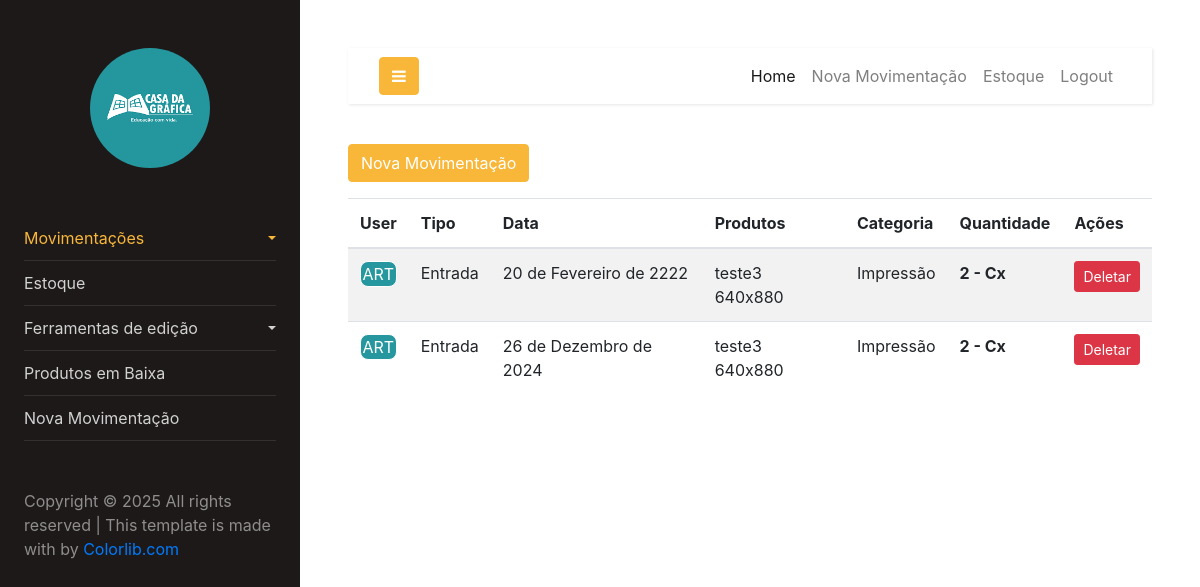
/movimentacoes/ (signed in), run on an earlier commit of the app's database.
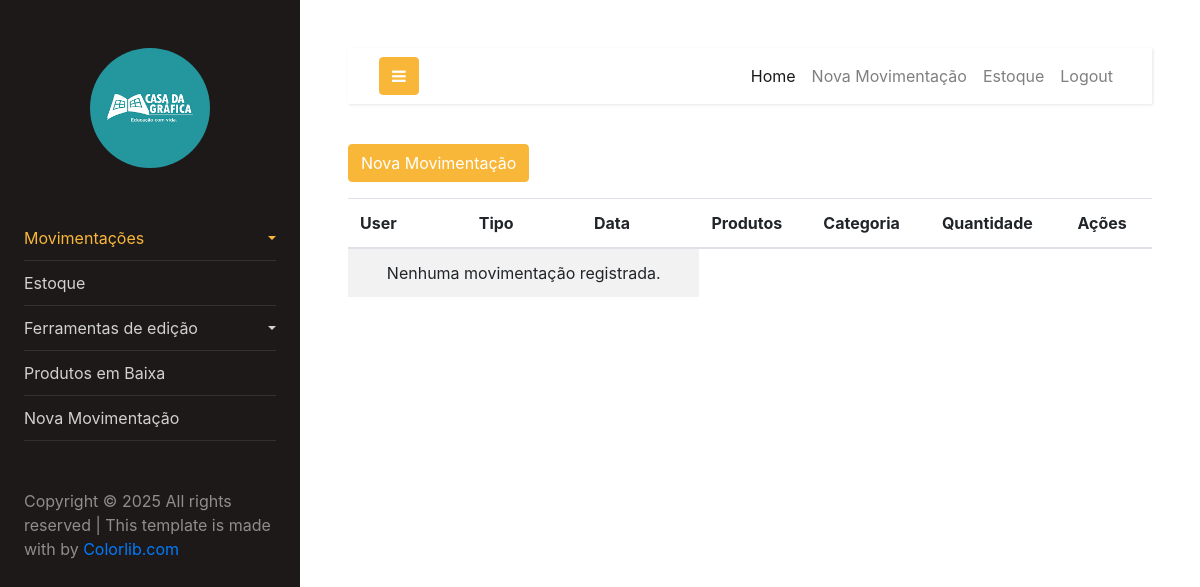
And on a later commit of the database.
### movimentacoes/models.py (models this page shows)
class Movimentacoes(models.Model):
    TIPO_MOVIMENTACAO_CHOICES = [
        ('Entrada', 'Entrada'),
        ('Saída', 'Saída'),
    ]
    tipo_movimentacao = models.CharField(max_length=10, choices=TIPO_MOVIMENTACAO_CHOICES)
    qtde = models.IntegerField()
    data_chegada_saida = models.DateField()  # Certifique-se de que este campo está presente
    data = models.DateField(auto_now_add=True)
    id_empresa = models.ForeignKey(Empresa, on_delete=models.CASCADE)
    id_usuario = models.ForeignKey(User, on_delete=models.CASCADE)
    id_produto = models.ForeignKey(Produto, on_delete=models.CASCADE)

### produto/models.py (models this page shows, shortened)
class Produto(models.Model):
    nome = models.CharField(max_length=255)
    FORMATO = [
        ('640x880', '640x880'),
        ('660x960', '660x960')
    ]
    formato = models.CharField(max_length=255, choices=FORMATO, null=True, blank=True)  # Permite nulo
    estoquemin = models.IntegerField()
    id_categoria = models.ForeignKey(Categoria, on_delete=models.CASCADE)
    id_formato = models.ForeignKey(Formato, on_delete=models.CASCADE)  # Formato está aqui
    unidades = models.IntegerField()
    data_cadastro = models.DateField(auto_now_add=True)

### categoria/models.py (models this page shows)
class Categoria(models.Model):
    categoria = models.CharField(max_length=255)
    img = models.ImageField(upload_to='images/', null=True, blank=True)  # Novo campo de imagem
    data_cadastro = models.DateField(auto_now_add=True)
    def __str__(self):
        return self.categoria

### formato/models.py (models this page shows)
class Formato(models.Model):
    formato = models.CharField(max_length=255)
    data_cadastro = models.DateField(auto_now_add=True)
    def __str__(self):
        return self.formato

### movimentacoes/views.py (the view)
# urls.py: path('movimentacoes/', MovimentacoesListView.as_view(), name='movimentacoes-list'),
class MovimentacoesListView(LoginRequiredMixin, ListView):
    model = Movimentacoes  # Define o modelo usado
    template_name = 'movimentacoes_list.html'
    context_object_name = 'movimentacoes'  # Define o nome do contexto para o template
    def get_queryset(self):
        cache_key = 'movimentacoes_lista'
        movimentacoes = cache.get(cache_key)
        if movimentacoes:
            logger.info("Dados carregados do cache!")
            print("Cache funcionando: Dados carregados do cache!")
        else:
            logger.info("Cache vazio. Consultando o banco de dados.")
            print("Cache vazio: Consultando o banco de dados.")
            movimentacoes = Movimentacoes.objects.order_by("-id")[:20]
            cache.set(cache_key, movimentacoes, timeout=3600)
        return movimentacoes
    def get_context_data(self, **kwargs):
        try:
            context = super().get_context_data(**kwargs)
            context['categorias'] = Categoria.objects.order_by("id").filter(id=True)
            return context
        except Exception as e:
            messages.error(self.request, f"Erro ao carregar movimentações: {str(e)}")
            return {}

### movimentacoes/templates/movimentacoes_list.html (shortened to what this page needs)
{% load static %}
<!DOCTYPE html>
<html lang="pt-br">
  {% include 'components/header/header.html' %}
  <body>
     <a href="{% url 'movimentacoes-create' %}" class="btn btn-primary mb-3">Nova Movimentação</a>
    <div class="table-responsive">
      <table class="table table-striped">
        <thead>
          <tr>
            <th scope="col">User</th>
            <th scope="col">Tipo</th>
            <th scope="col">Data</th>
            <th scope="col">Produtos</th>
            <th scope="col">Categoria</th>
            <th scope="col">Quantidade</th>
            <th scope="col">Ações</th>
          </tr>
        </thead>
        <tbody>
          {% for movimentacao in movimentacoes %}
            <tr>
              <td>
                <div class="user" style="
                border-style: solid;
                border-radius: 8px;
                text-align: center;
                border-width: 0.5px;
                color: white;
                background-color: #26979E;
            ">{{ movimentacao.id_usuario.username|slice:'3'|upper }}</div>
              </td>
              <td>{{ movimentacao.tipo_movimentacao }}</td>
              <td>{{ movimentacao.data_chegada_saida }}</td>
              <td>{{ movimentacao.id_produto.nome }} {{ movimentacao.id_produto.formato|default:'' }}</td>
              <td>{{ movimentacao.id_produto.id_categoria }}</td>
              <td> <strong>{{ movimentacao.qtde }} - {{ movimentacao.id_produto.id_formato }} </strong></td>
              <td>
                <a href="{% url 'movimentacoes-delete' movimentacao.pk %}" class="btn btn-danger btn-sm">Deletar</a>
              </td>
            </tr>
          {% empty %}
            <tr>
              <td colspan="3" class="text-center">Nenhuma movimentação registrada.</td>
            </tr>
          {% endfor %}
        </tbody>
      </table>
    </div>
  </body>
  {% include 'components/footer/footer.html' %}
</html>

### home/templates/components/header/header.html (shortened to what this page needs)
{% load static %}
<!doctype html>
<html lang="pt-br">
<head>
  <link rel="stylesheet" href="{% static 'css/style.css' %}">
  <link rel="stylesheet" href="https://stackpath.bootstrapcdn.com/font-awesome/4.7.0/css/font-awesome.min.css">
  <link href="https://stackpath.bootstrapcdn.com/bootstrap/4.5.2/css/bootstrap.min.css" rel="stylesheet">
</head>
<body>
  <div class="wrapper d-flex align-items-stretch">
    <nav id="sidebar">
      <div class="p-4 pt-5">
        <a href="#" class="img logo rounded-circle mb-5" style="background-image: url('{% static "images/logo.png" %}');"></a>
        <ul class="list-unstyled components mb-5">
          <li class="active">
            <a data-no-loading href="#homeSubmenu" data-toggle="collapse" aria-expanded="false" class="dropdown-toggle">Movimentações</a>
          </li>
          <li>
            <a href="/estoque/">Estoque</a>
          </li>
          <li>
            <a data-no-loading href="#pageSubmenu" data-toggle="collapse" aria-expanded="false" class="dropdown-toggle">Ferramentas de edição</a>
          </li>
          <li>
            <a href="#">Produtos em Baixa</a>
          </li>
          <li>
            <a href="/movimentacoes/novo/">Nova Movimentação</a>
          </li>
        </ul>
        <div class="footer">
          <p>
            Copyright &copy;
            <script>document.write(new Date().getFullYear());</script> All rights reserved | This template is made with
             by <a href="https://colorlib.com"
              target="_blank">Colorlib.com</a>
          </p>
        </div>
      </div>
    </nav>
    <div id="content" class="p-4 p-md-5">
      <nav class="navbar navbar-expand-lg navbar-light" data-no-loading>
        <div class="container-fluid">
          <button data-no-loading  type="button" id="sidebarCollapse" class="btn btn-primary">
            <i class="fa fa-bars"></i>
          </button>
          <div data-no-loading class="collapse navbar-collapse" id="navbarSupportedContent">
            <ul data-no-loading class="nav navbar-nav ml-auto">
              <li class="nav-item active">
                <a class="nav-link" href="/">Home</a>
              </li>
              <li class="nav-item">
                <a class="nav-link" href="/movimentacoes/novo/">Nova Movimentação</a>
              </li>
              <li class="nav-item">
                <a class="nav-link" href="/estoque/">Estoque</a>
              </li>
              <li class="nav-item">
                <a class="nav-link" href="/usuarios/login/">Logout</a>
              </li>
            </ul>
          </div>
        </div>
      </nav>

### home/templates/components/footer/footer.html (shortened to what this page needs)
{% load static %}
</div>
</body>
</html>

What changed in the data, as far as the page shows it:
removed Movimentacoes: id_usuario.username "ART", tipo_movimentacao "Entrada", data_chegada_saida "20 de Fevereiro de 2222", id_produto.nome "teste3", id_produto.formato "640x880", id_produto.id_categoria "Impressão", qtde "2", id_produto.id_formato "Cx"
removed Movimentacoes: id_usuario.username "ART", tipo_movimentacao "Entrada", data_chegada_saida "26 de Dezembro de 2024", id_produto.nome "teste3", id_produto.formato "640x880", id_produto.id_categoria "Impressão", qtde "2", id_produto.id_formato "Cx"
Also different on the page:
text now shown: "Nenhuma movimentação registrada."
